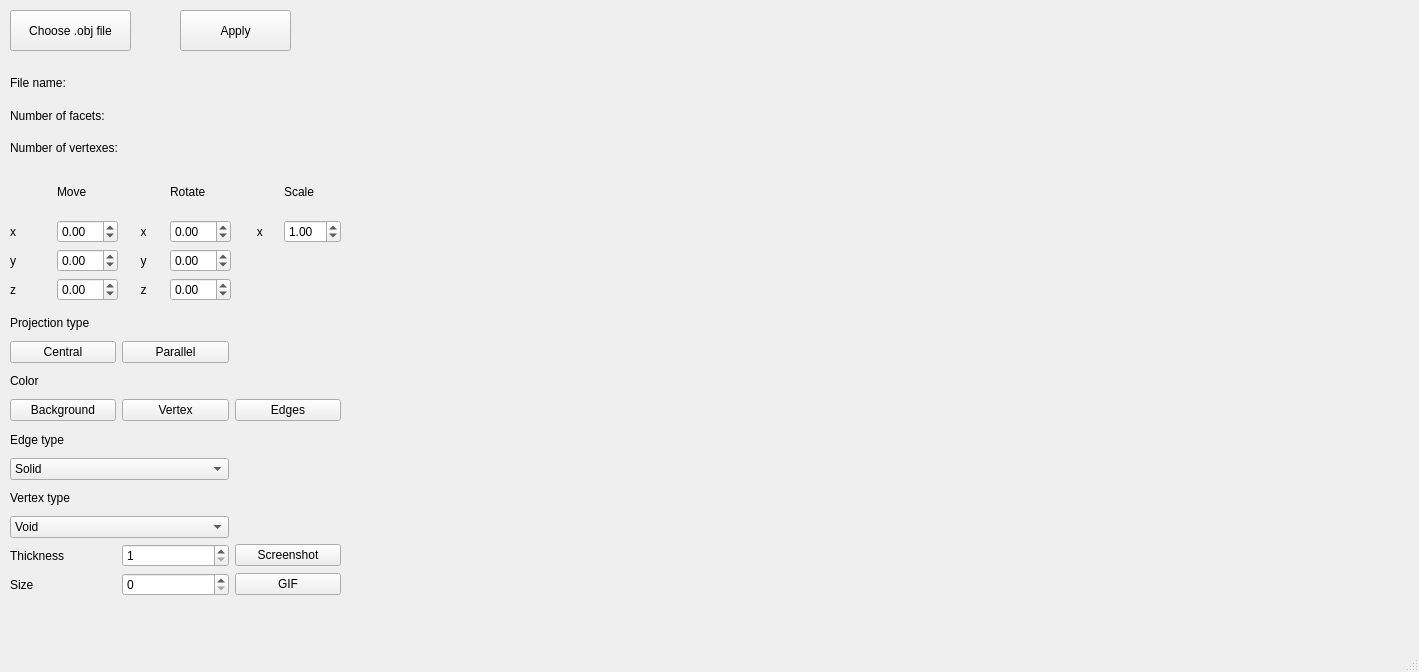
<?xml version="1.0" encoding="UTF-8"?>
<ui version="4.0">
 <class>MainWindow</class>
 <widget class="QMainWindow" name="MainWindow">
  <property name="geometry">
   <rect>
    <x>0</x>
    <y>0</y>
    <width>1419</width>
    <height>672</height>
   </rect>
  </property>
  <property name="windowTitle">
   <string>MainWindow</string>
  </property>
  <widget class="QWidget" name="centralwidget">
   <widget class="glView" name="openGLWidget" native="true">
    <property name="geometry">
     <rect>
      <x>540</x>
      <y>10</y>
      <width>751</width>
      <height>611</height>
     </rect>
    </property>
    <property name="layoutDirection">
     <enum>Qt::LeftToRight</enum>
    </property>
   </widget>
   <widget class="QPushButton" name="pushButton_chooseFile">
    <property name="geometry">
     <rect>
      <x>10</x>
      <y>10</y>
      <width>121</width>
      <height>41</height>
     </rect>
    </property>
    <property name="text">
     <string>Choose .obj file</string>
    </property>
   </widget>
   <widget class="QPushButton" name="pushButton_apply">
    <property name="geometry">
     <rect>
      <x>180</x>
      <y>10</y>
      <width>111</width>
      <height>41</height>
     </rect>
    </property>
    <property name="text">
     <string>Apply</string>
    </property>
   </widget>
   <widget class="QWidget" name="layoutWidget">
    <property name="geometry">
     <rect>
      <x>10</x>
      <y>70</y>
      <width>511</width>
      <height>91</height>
     </rect>
    </property>
    <layout class="QGridLayout" name="gridLayout">
     <item row="0" column="0">
      <widget class="QLabel" name="label">
       <property name="maximumSize">
        <size>
         <width>100</width>
         <height>16777215</height>
        </size>
       </property>
       <property name="text">
        <string>File name:</string>
       </property>
      </widget>
     </item>
     <item row="0" column="1">
      <widget class="QLabel" name="label_FileName">
       <property name="maximumSize">
        <size>
         <width>16777215</width>
         <height>16777215</height>
        </size>
       </property>
       <property name="font">
        <font>
         <pointsize>11</pointsize>
        </font>
       </property>
       <property name="text">
        <string/>
       </property>
       <property name="wordWrap">
        <bool>true</bool>
       </property>
      </widget>
     </item>
     <item row="1" column="0">
      <widget class="QLabel" name="label_2">
       <property name="text">
        <string>Number of facets:</string>
       </property>
      </widget>
     </item>
     <item row="1" column="1">
      <widget class="QLabel" name="label_NumberOfFacets">
       <property name="text">
        <string/>
       </property>
      </widget>
     </item>
     <item row="2" column="0">
      <widget class="QLabel" name="label_3">
       <property name="text">
        <string>Number of vertexes:</string>
       </property>
      </widget>
     </item>
     <item row="2" column="1">
      <widget class="QLabel" name="label_NumberOfVertexes">
       <property name="text">
        <string/>
       </property>
      </widget>
     </item>
    </layout>
   </widget>
   <widget class="QWidget" name="layoutWidget">
    <property name="geometry">
     <rect>
      <x>10</x>
      <y>170</y>
      <width>331</width>
      <height>131</height>
     </rect>
    </property>
    <layout class="QGridLayout" name="gridLayout_2">
     <item row="0" column="1">
      <widget class="QLabel" name="label_4">
       <property name="text">
        <string>Move</string>
       </property>
      </widget>
     </item>
     <item row="0" column="3">
      <widget class="QLabel" name="label_5">
       <property name="text">
        <string>Rotate</string>
       </property>
      </widget>
     </item>
     <item row="0" column="5">
      <widget class="QLabel" name="label_6">
       <property name="text">
        <string>Scale</string>
       </property>
      </widget>
     </item>
     <item row="1" column="0">
      <widget class="QLabel" name="label_7">
       <property name="text">
        <string>x</string>
       </property>
      </widget>
     </item>
     <item row="1" column="1">
      <widget class="QDoubleSpinBox" name="doubleSpinBox_move_x">
       <property name="minimum">
        <double>-99.989999999999995</double>
       </property>
       <property name="singleStep">
        <double>0.100000000000000</double>
       </property>
      </widget>
     </item>
     <item row="1" column="2">
      <widget class="QLabel" name="label_10">
       <property name="text">
        <string>     x</string>
       </property>
      </widget>
     </item>
     <item row="1" column="3">
      <widget class="QDoubleSpinBox" name="doubleSpinBox_rotate_x">
       <property name="minimum">
        <double>-99.989999999999995</double>
       </property>
      </widget>
     </item>
     <item row="1" column="4">
      <widget class="QLabel" name="label_13">
       <property name="layoutDirection">
        <enum>Qt::LeftToRight</enum>
       </property>
       <property name="text">
        <string>      x</string>
       </property>
      </widget>
     </item>
     <item row="1" column="5">
      <widget class="QDoubleSpinBox" name="doubleSpinBox_scale">
       <property name="minimum">
        <double>0.010000000000000</double>
       </property>
       <property name="singleStep">
        <double>0.010000000000000</double>
       </property>
       <property name="value">
        <double>1.000000000000000</double>
       </property>
      </widget>
     </item>
     <item row="2" column="0">
      <widget class="QLabel" name="label_8">
       <property name="text">
        <string>y</string>
       </property>
      </widget>
     </item>
     <item row="2" column="1">
      <widget class="QDoubleSpinBox" name="doubleSpinBox_move_y">
       <property name="minimum">
        <double>-99.989999999999995</double>
       </property>
       <property name="singleStep">
        <double>0.100000000000000</double>
       </property>
      </widget>
     </item>
     <item row="2" column="2">
      <widget class="QLabel" name="label_11">
       <property name="text">
        <string>     y</string>
       </property>
      </widget>
     </item>
     <item row="2" column="3">
      <widget class="QDoubleSpinBox" name="doubleSpinBox_rotate_y">
       <property name="minimum">
        <double>-99.989999999999995</double>
       </property>
      </widget>
     </item>
     <item row="3" column="0">
      <widget class="QLabel" name="label_9">
       <property name="text">
        <string>z</string>
       </property>
      </widget>
     </item>
     <item row="3" column="1">
      <widget class="QDoubleSpinBox" name="doubleSpinBox_move_z">
       <property name="minimum">
        <double>-99.989999999999995</double>
       </property>
       <property name="singleStep">
        <double>0.100000000000000</double>
       </property>
      </widget>
     </item>
     <item row="3" column="2">
      <widget class="QLabel" name="label_12">
       <property name="text">
        <string>     z</string>
       </property>
      </widget>
     </item>
     <item row="3" column="3">
      <widget class="QDoubleSpinBox" name="doubleSpinBox_rotate_z">
       <property name="minimum">
        <double>-99.989999999999995</double>
       </property>
      </widget>
     </item>
    </layout>
   </widget>
   <widget class="QWidget" name="gridLayoutWidget">
    <property name="geometry">
     <rect>
      <x>10</x>
      <y>310</y>
      <width>331</width>
      <height>286</height>
     </rect>
    </property>
    <layout class="QGridLayout" name="gridLayout_3">
     <item row="7" column="0" colspan="2">
      <widget class="QComboBox" name="vertex_type">
       <item>
        <property name="text">
         <string>Void</string>
        </property>
       </item>
       <item>
        <property name="text">
         <string>Square</string>
        </property>
       </item>
       <item>
        <property name="text">
         <string>Round</string>
        </property>
       </item>
      </widget>
     </item>
     <item row="0" column="0">
      <widget class="QLabel" name="label_14">
       <property name="text">
        <string>Projection type</string>
       </property>
      </widget>
     </item>
     <item row="3" column="2">
      <widget class="QPushButton" name="edges_color">
       <property name="text">
        <string>Edges</string>
       </property>
      </widget>
     </item>
     <item row="5" column="0" colspan="2">
      <widget class="QComboBox" name="edge_type">
       <item>
        <property name="text">
         <string>Solid</string>
        </property>
       </item>
       <item>
        <property name="text">
         <string>Dashed</string>
        </property>
       </item>
      </widget>
     </item>
     <item row="6" column="0">
      <widget class="QLabel" name="label_17">
       <property name="text">
        <string>Vertex type</string>
       </property>
      </widget>
     </item>
     <item row="3" column="1">
      <widget class="QPushButton" name="vertex_color">
       <property name="text">
        <string>Vertex</string>
       </property>
      </widget>
     </item>
     <item row="2" column="0">
      <widget class="QLabel" name="label_15">
       <property name="text">
        <string>Color</string>
       </property>
      </widget>
     </item>
     <item row="4" column="0">
      <widget class="QLabel" name="label_16">
       <property name="text">
        <string>Edge type</string>
       </property>
      </widget>
     </item>
     <item row="8" column="1">
      <widget class="QSpinBox" name="thickness">
       <property name="minimum">
        <number>1</number>
       </property>
      </widget>
     </item>
     <item row="1" column="1">
      <widget class="QPushButton" name="parallel">
       <property name="text">
        <string>Parallel</string>
       </property>
      </widget>
     </item>
     <item row="3" column="0">
      <widget class="QPushButton" name="background_color">
       <property name="text">
        <string>Background</string>
       </property>
      </widget>
     </item>
     <item row="1" column="0">
      <widget class="QPushButton" name="central">
       <property name="text">
        <string>Central</string>
       </property>
      </widget>
     </item>
     <item row="8" column="0">
      <widget class="QLabel" name="label_18">
       <property name="text">
        <string>Thickness</string>
       </property>
      </widget>
     </item>
     <item row="9" column="0">
      <widget class="QLabel" name="label_19">
       <property name="text">
        <string>Size</string>
       </property>
      </widget>
     </item>
     <item row="9" column="1">
      <widget class="QSpinBox" name="size_vertex"/>
     </item>
     <item row="8" column="2">
      <widget class="QPushButton" name="screenshot">
       <property name="text">
        <string>Screenshot</string>
       </property>
      </widget>
     </item>
     <item row="9" column="2">
      <widget class="QPushButton" name="gif">
       <property name="text">
        <string>GIF</string>
       </property>
      </widget>
     </item>
    </layout>
   </widget>
  </widget>
  <widget class="QMenuBar" name="menubar">
   <property name="geometry">
    <rect>
     <x>0</x>
     <y>0</y>
     <width>1419</width>
     <height>23</height>
    </rect>
   </property>
  </widget>
  <widget class="QStatusBar" name="statusbar"/>
 </widget>
 <customwidgets>
  <customwidget>
   <class>glView</class>
   <extends>QWidget</extends>
   <header>glview.h</header>
   <container>1</container>
  </customwidget>
 </customwidgets>
 <resources/>
 <connections/>
</ui>
